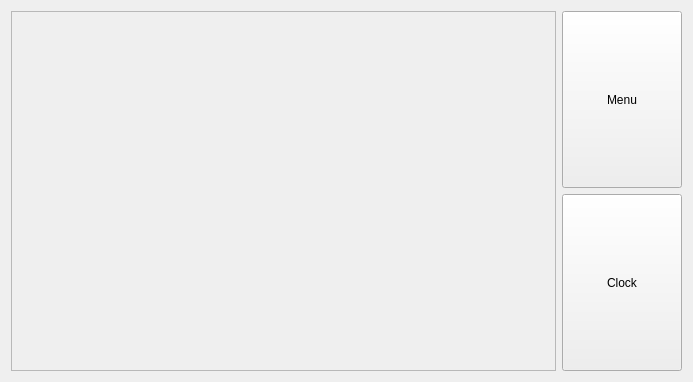
<?xml version="1.0" encoding="UTF-8"?>
<ui version="4.0">
 <class>BackgroundPage</class>
 <widget class="QWidget" name="BackgroundPage">
  <property name="geometry">
   <rect>
    <x>0</x>
    <y>0</y>
    <width>693</width>
    <height>382</height>
   </rect>
  </property>
  <property name="windowTitle">
   <string>Form</string>
  </property>
  <layout class="QGridLayout" name="gridLayout">
   <item row="0" column="0">
    <layout class="QHBoxLayout" name="horizontalLayout">
     <item>
      <widget class="QScrollArea" name="scrollArea">
       <property name="widgetResizable">
        <bool>true</bool>
       </property>
       <widget class="QWidget" name="scrollAreaWidgetContents">
        <property name="geometry">
         <rect>
          <x>0</x>
          <y>0</y>
          <width>543</width>
          <height>360</height>
         </rect>
        </property>
       </widget>
      </widget>
     </item>
     <item>
      <layout class="QVBoxLayout" name="verticalLayout">
       <item>
        <widget class="QPushButton" name="menu">
         <property name="sizePolicy">
          <sizepolicy hsizetype="Preferred" vsizetype="Expanding">
           <horstretch>0</horstretch>
           <verstretch>0</verstretch>
          </sizepolicy>
         </property>
         <property name="minimumSize">
          <size>
           <width>120</width>
           <height>0</height>
          </size>
         </property>
         <property name="text">
          <string>Menu</string>
         </property>
        </widget>
       </item>
       <item>
        <widget class="QPushButton" name="clock">
         <property name="sizePolicy">
          <sizepolicy hsizetype="Preferred" vsizetype="Expanding">
           <horstretch>0</horstretch>
           <verstretch>0</verstretch>
          </sizepolicy>
         </property>
         <property name="minimumSize">
          <size>
           <width>120</width>
           <height>0</height>
          </size>
         </property>
         <property name="text">
          <string>Clock</string>
         </property>
        </widget>
       </item>
      </layout>
     </item>
    </layout>
   </item>
  </layout>
 </widget>
 <resources/>
 <connections/>
</ui>
